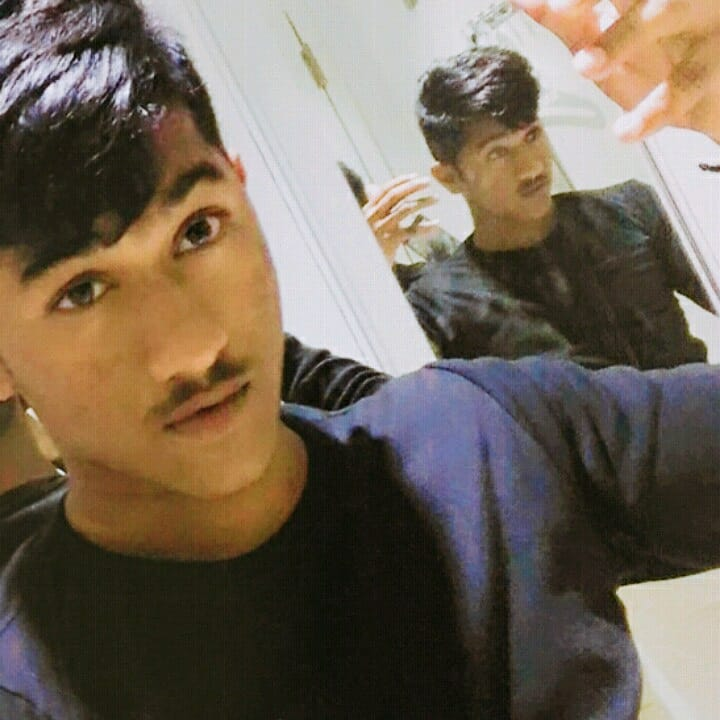
#> input picture sanath.jpg, 720 x 720 px, given in place of the camera
$ python 'Morphological Transformations.py'
#> lines starting #> are read from the running program, lines starting #| are printed output that depends on the picture; after the words box and inside, x2 and y2 are one past the last pixel; in counts of white or black regions, pixels touching at a corner belong together
import cv2
import numpy as np

cap=cv2.VideoCapture(0)

while True:
    _,frame=cap.read()
#> frame is the input picture: shape (720, 720, 3); mean B, G, R 87.7, 102.1, 114.5
    hsv = cv2.cvtColor(frame,cv2.COLOR_BGR2HSV)
#> hsv: shape (720, 720, 3); mean H, S, V 46.7, 86, 117.8


    #hsv hue sat value
    lower_blue=np.array([ 0,150,50])
    upper_blue=np.array([180,255,150])

    #dark_blue=np.uint8([[[12,22,121]]])
    #dark_blue=cv2.cvtColor(dark_blue,cv2.COLOR_BGR2HSV)

    mask=cv2.inRange(hsv,lower_blue,upper_blue)
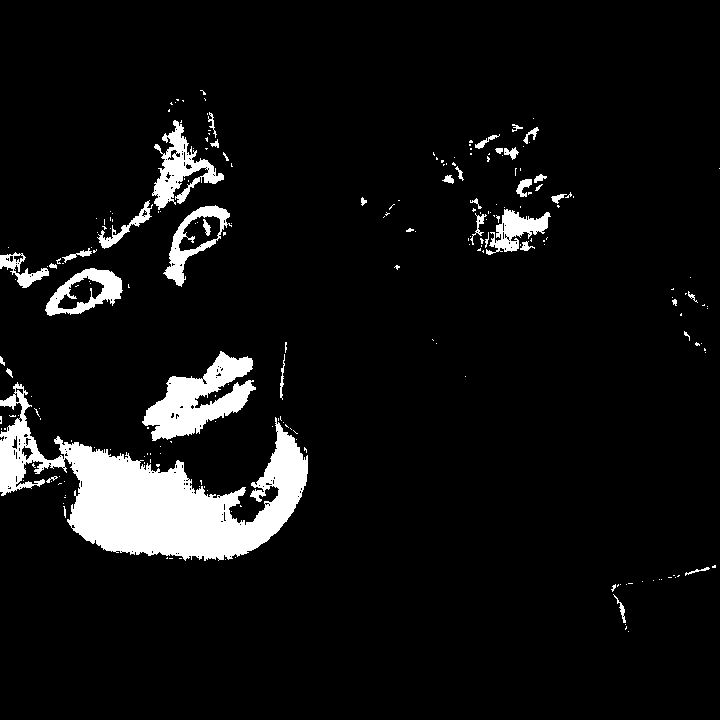
#> mask: shape (720, 720); 6.9% white; 223 white regions (182 under 20 px), largest, box (x1, y1, x2, y2) and area: (0, 382, 308, 561) 20540, (142, 351, 256, 441) 4804, (152, 120, 224, 210) 2285
    res= cv2.bitwise_and(frame,frame,mask=mask)
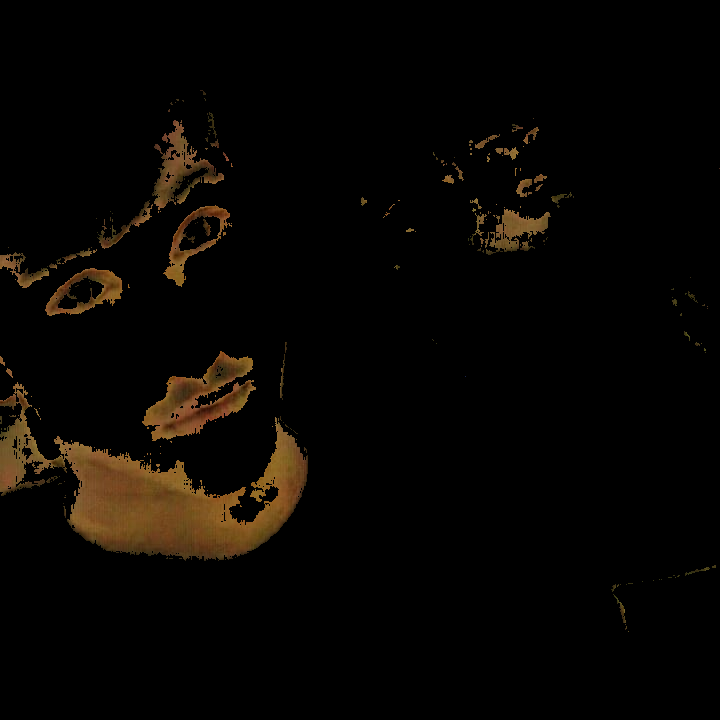
#> res: shape (720, 720, 3); mean B, G, R 2.4, 5.4, 7.9

    kernel=np.ones((5,5),np.uint8)
    erosion=cv2.erode(mask,kernel,iterations=1)
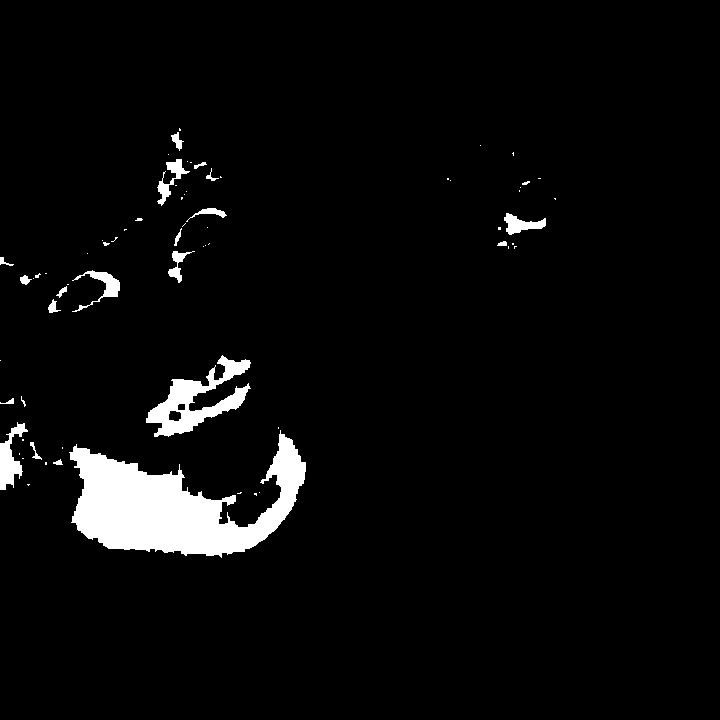
#> erosion: shape (720, 720); 4.1% white; 69 white regions (48 under 20 px), largest, box (x1, y1, x2, y2) and area: (69, 430, 306, 558) 14529, (146, 355, 251, 437) 3145, (0, 422, 28, 490) 865
    dilation=cv2.dilate(mask,kernel,iterations=1)
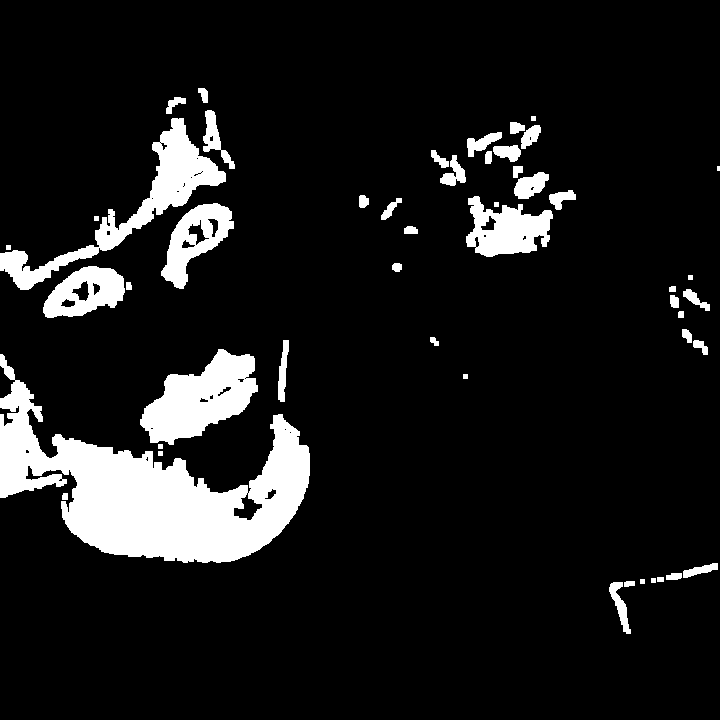
#> dilation: shape (720, 720); 10.5% white; 49 white regions (1 under 20 px), largest, box (x1, y1, x2, y2) and area: (0, 354, 310, 563) 26038, (0, 118, 226, 290) 6711, (140, 349, 258, 445) 6287

#> (the run stopped early here; a loop or call above may not have finished)
